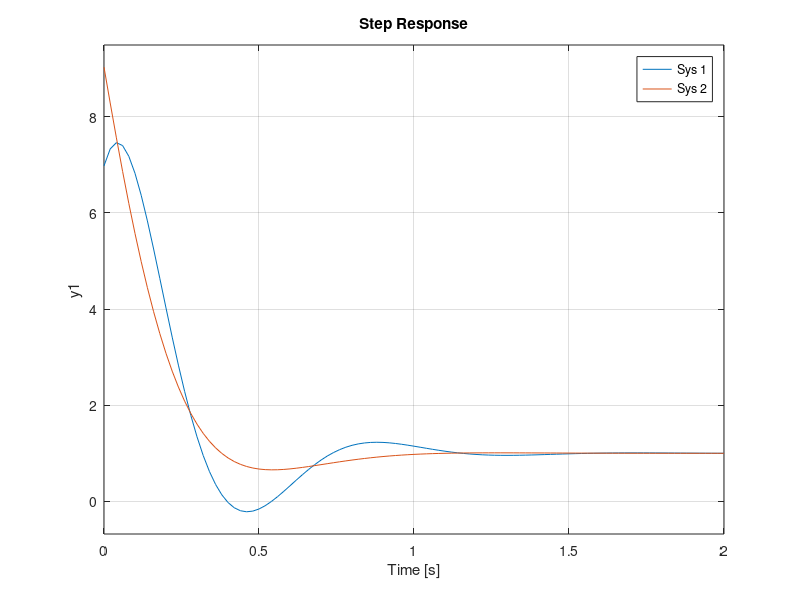

This chart was generated by the following MATLAB code:
P=tf(1,[1 1])
bode(P)
% design PI controller for crossover =10, PM=50
a=10/tan(44*pi/180)
C=tf([1 a],[1 0])
bode(P*C)
k=1/bode(P*C,10)
C=tf([1 a],[1 0])*k
%evaluate feedback system
bode(P*C) % loop tf
bode(feedback(P*C,1),P) % closed-loop sys freq response, check BW
step(feedback(P*C,1),P) % response to steps in reference
bode(feedback(P,C),P)   % freq response to disturbance
step(feedback(P,C),P)   % response to step disturbance

% design PI controller for crossover =10, PM=70
a=10/tan(64*pi/180)
C2=tf([1 a],[1 0])
k=1/bode(P*C2,10)
C2=tf([1 a],[1 0])*k
%evaluate feedback system
bode(P*C,P*C2,P) % loop tf
bode(feedback(P*C,1),feedback(P*C2,1),P) % closed-loop sys freq response, check BW
step(feedback(P*C,1),feedback(P*C2,1),P) % closed-loop sys step response
bode(feedback(P,C),feedback(P,C2),P) % freq response to disturbance
step(feedback(P,C),feedback(P,C2),P)  % response to step disturbance
uc=tf([1 -1],[1 1])
nyquist(P*C,P*C2,P,uc) % nyquist plots
step(feedback(C,P),feedback(C2,P))  % control input for steps in reference